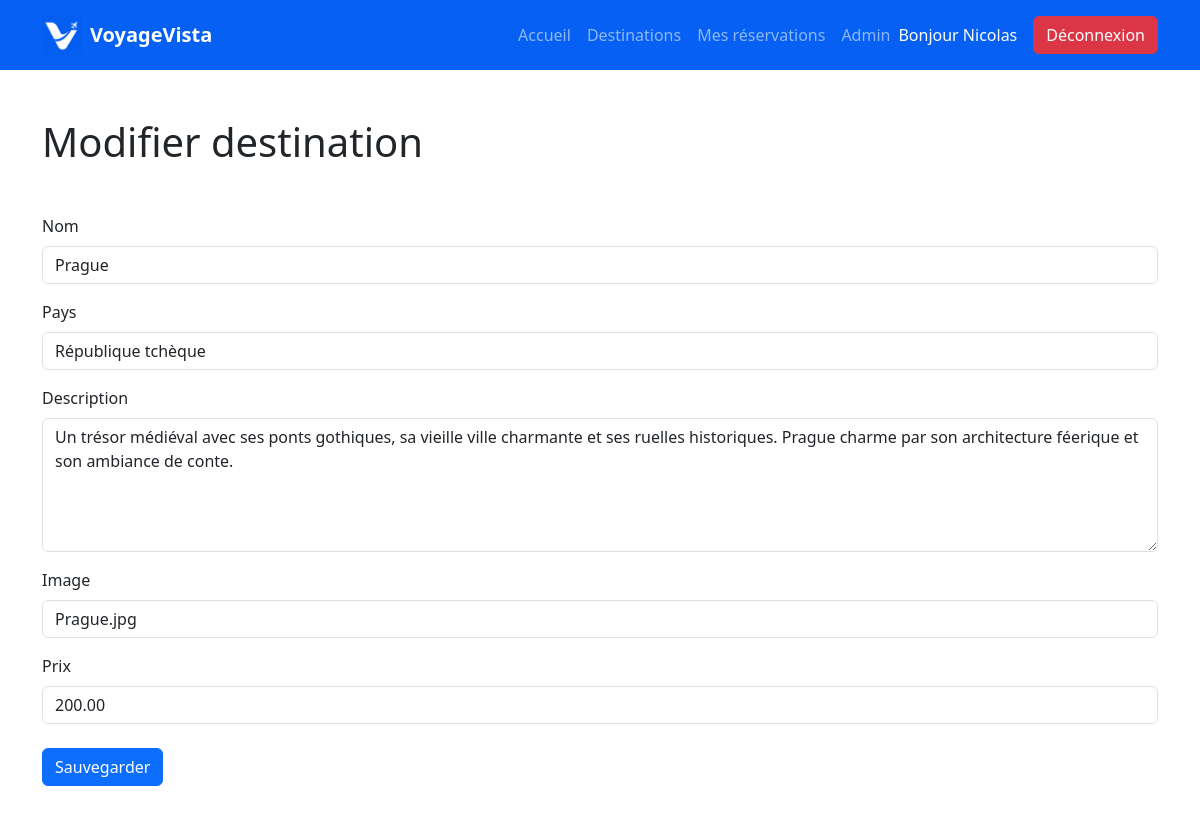
Screenshot of /admin/edit-destination.php?id=5 (signed in) with the database file from the repository.
### tables this page shows
CREATE TABLE `destinations` (
  `id` int(11) NOT NULL,
  `name` varchar(150) NOT NULL,
  `country` varchar(150) NOT NULL,
  `description` text NOT NULL,
  `image` varchar(255) NOT NULL,
  `price` decimal(10,2) NOT NULL,
  `created_at` timestamp NOT NULL DEFAULT CURRENT_TIMESTAMP
);

### models/destinationModel.php (called while the page is built, shortened)
<?php
require_once __DIR__ . "/../config/database.php";
function getDestinationById($id) {
    global $pdo;
    $stmt = $pdo->prepare(
        "SELECT * FROM destinations
         WHERE id = ?"
    );
    $stmt->execute([$id]);
    return $stmt->fetch();
};
?>

### admin/edit-destination.php (the view, shortened to what this page needs)
<?php
require_once __DIR__ . "/../models/destinationModel.php";
$id = intval($_GET["id"]);
$destination =
    getDestinationById($id);
?>
<!DOCTYPE html>
<html lang="fr">
<head>
    <link rel="stylesheet"
          href="../assets/css/bootstrap.min.css">
    <link rel="stylesheet"
          href="../assets/css/style.css">
</head>
<body>
<?php include __DIR__ . '/../includes/navbar.php'; ?>
<div class="container py-5">
    <h1 class="mb-5">
        Modifier destination
    </h1>
    <form method="POST">
        <div class="mb-3">
            <label class="form-label">
                Nom
            </label>
            <input type="text"
                   name="name"
                   class="form-control"
                   value="<?= $destination["name"]; ?>"
                   required>
        </div>
        <div class="mb-3">
            <label class="form-label">
                Pays
            </label>
            <input type="text"
                   name="country"
                   class="form-control"
                   value="<?= $destination["country"]; ?>"
                   required>
        </div>
        <div class="mb-3">
            <label class="form-label">
                Description
            </label>
            <textarea name="description"
                      class="form-control"
                      rows="5"
                      required><?= $destination["description"]; ?></textarea>
        </div>
        <div class="mb-3">
            <label class="form-label">
                Image
            </label>
            <input type="text"
                   name="image"
                   class="form-control"
                   value="<?= $destination["image"]; ?>"
                   required>
        </div>
        <div class="mb-4">
            <label class="form-label">
                Prix
            </label>
            <input type="number"
                   step="0.01"
                   name="price"
                   class="form-control"
                   value="<?= $destination["price"]; ?>"
                   required>
        </div>
        <button type="submit"
                class="btn btn-primary">
            Sauvegarder
        </button>
    </form>
</div>
</body>
</html>

### rows the page displays
destinations: name "Prague", country "République tchèque", description "Un trésor médiéval avec ses ponts gothiques, sa vieille ville charmante et ses ruelles historiques. Prague charme par son architecture féerique et son ambiance de conte.", image "Prague.jpg", price "200.00"

### other values shown
$_SESSION["user_name"] "Nicolas"
